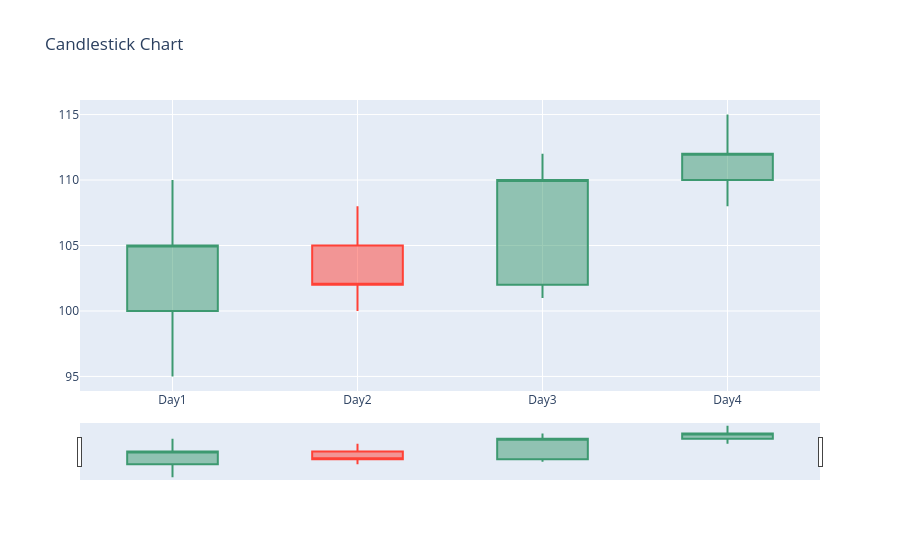

The notebook cell this image was saved under:
### Code cell
fig = go.Figure(data = [
    go.Candlestick(
        x = ["Day1","Day2","Day3","Day4"],
        open = [100,105,102,110],
        high = [110,108,112,115],
        low = [95,100,101,108],
        close = [105,102,110,112]
    )
])
fig.update_layout(title = "Candlestick Chart")
fig.show()

### Figure 1 — Plotly figure (JSON) as saved in the notebook; plotly's stock layout.template omitted (floating-point values rounded to 4 significant figures)
{"data": [{"close": [105, 102, 110, 112], "high": [110, 108, 112, 115], "low": [95, 100, 101, 108], "open": [100, 105, 102, 110], "type": "candlestick", "x": ["Day1", "Day2", "Day3", "Day4"]}], "layout": {"title": {"text": "Candlestick Chart"}}}
